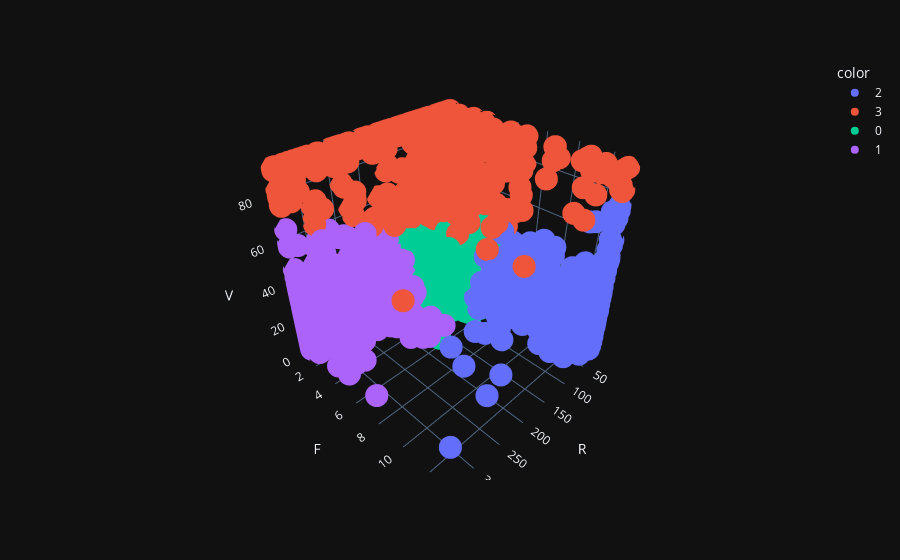

Notebook cell for this chart:
### Code cell
# Criando um gráfico 3D de dispersão com as variáveis R, F e V, colorindo os pontos de acordo com os rótulos atribuídos pelo K-Means
# Utilizando a biblioteca Plotly Express e a paleta de cores 'plotly_dark'
px.scatter_3d(df_rfv_clip, x='R', y='F', z='V', color=kmeans_labels.astype(str), template='plotly_dark')

### Figure 1 — Plotly figure (JSON) as saved in the notebook; plotly's stock layout.template omitted (floating-point values rounded to 4 significant figures; data arrays with more than 128 entries replaced by an {"elided": "..."} marker saying what was removed)
{"data": [{"hovertemplate": "color=2<br>R=%{x}<br>F=%{y}<br>V=%{z}<extra></extra>", "legendgroup": "2", "marker": {"color": "#636efa", "symbol": "circle"}, "mode": "markers", "name": "2", "scene": "scene", "showlegend": true, "type": "scatter3d", "x": {"elided": "617 int values"}, "y": {"elided": "617 int values"}, "z": {"elided": "617 float values"}}, {"hovertemplate": "color=3<br>R=%{x}<br>F=%{y}<br>V=%{z}<extra></extra>", "legendgroup": "3", "marker": {"color": "#EF553B", "symbol": "circle"}, "mode": "markers", "name": "3", "scene": "scene", "showlegend": true, "type": "scatter3d", "x": {"elided": "397 int values"}, "y": {"elided": "397 int values"}, "z": {"elided": "397 float values"}}, {"hovertemplate": "color=0<br>R=%{x}<br>F=%{y}<br>V=%{z}<extra></extra>", "legendgroup": "0", "marker": {"color": "#00cc96", "symbol": "circle"}, "mode": "markers", "name": "0", "scene": "scene", "showlegend": true, "type": "scatter3d", "x": {"elided": "2347 int values"}, "y": {"elided": "2347 int values"}, "z": {"elided": "2347 float values"}}, {"hovertemplate": "color=1<br>R=%{x}<br>F=%{y}<br>V=%{z}<extra></extra>", "legendgroup": "1", "marker": {"color": "#ab63fa", "symbol": "circle"}, "mode": "markers", "name": "1", "scene": "scene", "showlegend": true, "type": "scatter3d", "x": {"elided": "975 int values"}, "y": {"elided": "975 int values"}, "z": {"elided": "975 float values"}}], "layout": {"legend": {"title": {"text": "color"}, "tracegroupgap": 0}, "margin": {"t": 60}, "scene": {"domain": {"x": [0, 1], "y": [0, 1]}, "xaxis": {"title": {"text": "R"}}, "yaxis": {"title": {"text": "F"}}, "zaxis": {"title": {"text": "V"}}}}}
